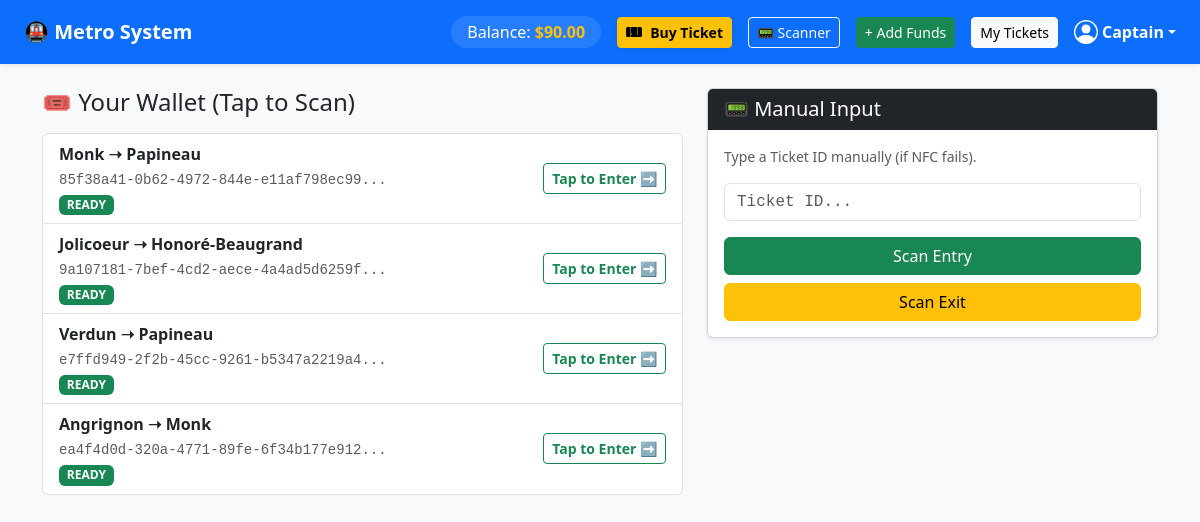
/scanner/ (signed in), run on the app's committed database.
### core/models.py (models this page shows, shortened)
class User(AbstractUser):
    is_passenger = models.BooleanField(default=True)
    balance = models.DecimalField(max_digits=10, decimal_places=2, default=0.00)

class Ticket(models.Model):
    STATUS_CHOICES = (
        ('ACTIVE', 'Active'),
        ('USED', 'Used'),
        ('EXPIRED', 'Expired'),
        ('CANCELLED', 'Cancelled'),
    )
    ticket_id = models.UUIDField(default=uuid.uuid4, editable=False, unique=True)
    user = models.ForeignKey(User, on_delete=models.CASCADE, related_name='tickets')
    source = models.ForeignKey(Station, related_name='source_tickets', on_delete=models.CASCADE)
    destination = models.ForeignKey(Station, related_name='dest_tickets', on_delete=models.CASCADE)
    status = models.CharField(max_length=10, choices=STATUS_CHOICES, default='ACTIVE')
    created_at = models.DateTimeField(auto_now_add=True)
    price = models.DecimalField(max_digits=6, decimal_places=2)
    status = models.CharField(max_length=10, choices=STATUS_CHOICES, default='ACTIVE')
    created_at = models.DateTimeField(auto_now_add=True)
    entry_time = models.DateTimeField(null=True, blank=True)
    exit_time = models.DateTimeField(null=True, blank=True)
    route_info = models.TextField(default="Direct Trip")

class Station(models.Model):
    name = models.CharField(max_length=100, unique=True)
    distance_from_hub = models.FloatField(default=0.0, help_text="Distance in km from the central station")

### core/views.py (the view)
# urls.py: path('scanner/', views.scanner_view, name='scanner'),
@login_required
def scanner_view(request):
    user_tickets = Ticket.objects.filter(user=request.user).order_by('-created_at')
    all_users = User.objects.all() if request.user.is_superuser else None
    stations = Station.objects.all() if request.user.is_superuser else None
    context = {
        'user_tickets': user_tickets,
        'all_users': all_users,
        'stations': stations
    }
    return render(request, 'core/scanner.html', context)

### core/templates/core/scanner.html (shortened to what this page needs)
{% extends 'core/base.html' %}
{% block content %}
<div class="row">
    <div class="col-md-7 mb-4">
        <h4 class="mb-3">🎟 Your Wallet (Tap to Scan)</h4>
        {% if user_tickets %}
            <div class="list-group">
                {% for ticket in user_tickets %}
                    <div class="list-group-item d-flex justify-content-between align-items-center">
                        <div>
                            <strong>{{ ticket.source.name }} ➝ {{ ticket.destination.name }}</strong><br>
                            <small class="text-muted font-monospace">{{ ticket.ticket_id|slice:":8" }}...</small>
                            <br>
                            {% if ticket.status == 'CANCELLED' %}
                                <span class="badge bg-danger">CANCELLED</span>
                            {% elif ticket.status == 'USED' %}
                                <span class="badge bg-secondary">USED</span>
                            {% elif ticket.entry_time and not ticket.exit_time %}
                                <span class="badge bg-warning text-dark">IN USE 🚇</span>
                            {% else %}
                                <span class="badge bg-success">READY</span>
                            {% endif %}
                        </div>
                        <div>
                            {% if ticket.status == 'ACTIVE' %}
                                {% if not ticket.entry_time %}
                                    <button onclick="quickScan('{{ ticket.ticket_id }}', 'entry')" class="btn btn-sm btn-outline-success fw-bold">
                                        Tap to Enter ➡️
                                    </button>
                                {% elif ticket.entry_time and not ticket.exit_time %}
                                    <button onclick="quickScan('{{ ticket.ticket_id }}', 'exit')" class="btn btn-sm btn-warning fw-bold">
                                        Tap to Exit 🚪
                                    </button>
                                {% endif %}
                            {% else %}
                                <button disabled class="btn btn-sm btn-light text-muted">History</button>
                            {% endif %}
                        </div>
                    </div>
                {% endfor %}
            </div>
        {% else %}
            <div class="alert alert-info">No tickets found. <a href="{% url 'buy_ticket' %}">Buy one?</a></div>
        {% endif %}
    </div>
    <div class="col-md-5">
        <div class="card shadow-sm mb-4">
            <div class="card-header bg-dark text-white">
                <h5 class="mb-0">📟 Manual Input</h5>
            </div>
            <div class="card-body">
                <p class="text-muted small">Type a Ticket ID manually (if NFC fails).</p>
                <input type="text" id="manualTicketId" class="form-control font-monospace mb-3" placeholder="Ticket ID...">
                <div class="d-grid gap-2">
                    <button onclick="scanManually('entry')" class="btn btn-success">Scan Entry</button>
                    <button onclick="scanManually('exit')" class="btn btn-warning">Scan Exit</button>
                </div>
            </div>
        </div>
    </div>
</div>
{% endblock %}

### core/templates/core/base.html (shortened to what this page needs)
<!DOCTYPE html>
<html lang="en">
<head>
    <link href="https://cdn.jsdelivr.net/npm/bootstrap@5.3.0/dist/css/bootstrap.min.css" rel="stylesheet">
</head>
<body class="bg-light">
    <nav class="navbar navbar-expand-lg navbar-dark bg-primary mb-4 shadow-sm">
        <div class="container-fluid px-4"> <a class="navbar-brand fw-bold" href="/">🚇 Metro System</a>
            <div class="collapse navbar-collapse" id="navbarContent">
                <div class="ms-auto d-flex align-items-center gap-3 flex-wrap py-2">
                    {% if user.is_authenticated %}
                        <span class="navbar-text text-white bg-white bg-opacity-10 px-3 py-1 rounded-pill">
                            Balance: <strong class="text-warning">${{ user.balance }}</strong>
                        </span>
                        <a href="{% url 'buy_ticket' %}" class="btn btn-sm btn-warning d-flex align-items-center fw-bold btn-lift shadow-sm">
                            Buy Ticket
                        </a>
                        <a href="{% url 'scanner' %}" class="btn btn-sm btn-outline-light d-flex align-items-center">
                            📟 Scanner
                        </a>
                        <a href="{% url 'add_funds' %}" class="btn btn-sm btn-success d-flex align-items-center">
                            + Add Funds
                        </a>
                        <a href="{% url 'my_tickets' %}" class="btn btn-sm btn-light">
                            My Tickets
                        </a>
                        <div class="dropdown">
                            <a href="#" class="d-flex align-items-center text-white text-decoration-none dropdown-toggle" id="dropdownUser1" data-bs-toggle="dropdown" aria-expanded="false">
                                <strong>{{ user.username }}</strong>
                            </a>
                        </div>
                    {% else %}
                        <div class="d-flex gap-2">
                            <a href="{% url 'login' %}" class="btn btn-sm btn-light fw-bold">Login</a>
                            <a href="{% url 'register' %}" class="btn btn-sm btn-outline-light">Sign Up</a>
                        </div>
                    {% endif %}
                </div>
            </div>
        </div>
    </nav>
    <div class="container">
        {% block content %}
        {% endblock %}
    </div>
</body>
</html>

### data on the page
User: balance "90.00", username "Captain"
Ticket: source.name "Monk", destination.name "Papineau", ticket_id "85f38a41-0b62-4972-844e-e11af798ec99", status "READY"
Ticket: source.name "Jolicoeur", destination.name "Honoré-Beaugrand", ticket_id "9a107181-7bef-4cd2-aece-4a4ad5d6259f", status "READY"
Ticket: source.name "Verdun", destination.name "Papineau", ticket_id "e7ffd949-2f2b-45cc-9261-b5347a2219a4", status "READY"
Ticket: source.name "Angrignon", destination.name "Monk", ticket_id "ea4f4d0d-320a-4771-89fe-6f34b177e912", status "READY"
